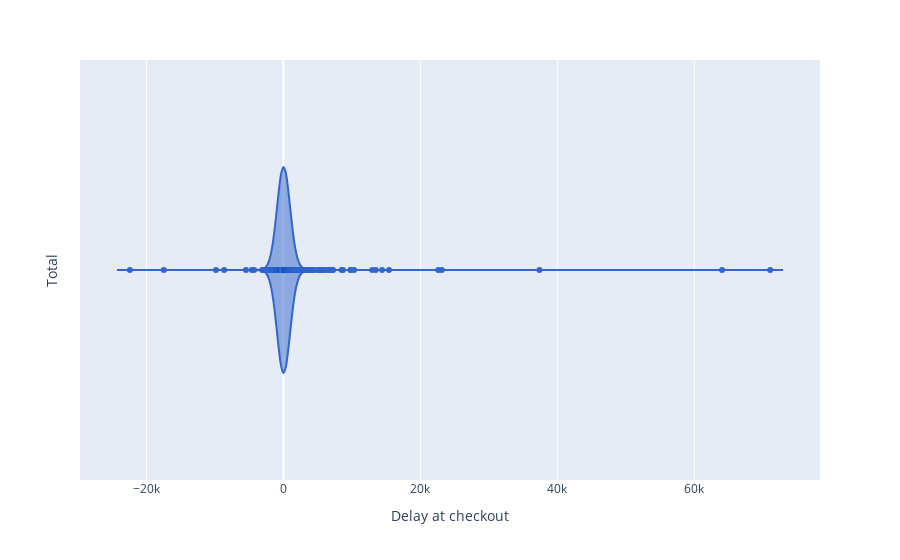

The cell this chart's notebook holds for it:
### Code cell
fig_2 = px.violin(
    data_frame=df_delay,
    x="delay_at_checkout_in_minutes",
    color_discrete_sequence=[px.colors.qualitative.G10[0]]
)

fig_2.update_layout(
    # title="Delay at checkout distribution", => Title on Streamlit
    yaxis_title="Total",
    xaxis_title="Delay at checkout "
)

fig_2.show()

### Figure 1 — Plotly figure (JSON) as saved in the notebook; plotly's stock layout.template omitted (floating-point values rounded to 4 significant figures; data arrays with more than 128 entries replaced by an {"elided": "..."} marker saying what was removed)
{"data": [{"alignmentgroup": "True", "box": {"visible": false}, "hovertemplate": "delay_at_checkout_in_minutes=%{x}<extra></extra>", "legendgroup": "", "marker": {"color": "#3366CC"}, "name": "", "offsetgroup": "", "orientation": "h", "scalegroup": "True", "showlegend": false, "type": "violin", "x": {"elided": "21310 int values"}, "x0": " ", "xaxis": "x", "y0": " ", "yaxis": "y"}], "layout": {"legend": {"tracegroupgap": 0}, "margin": {"t": 60}, "violinmode": "group", "xaxis": {"anchor": "y", "domain": [0, 1], "title": {"text": "Delay at checkout "}}, "yaxis": {"anchor": "x", "domain": [0, 1], "title": {"text": "Total"}}}}
